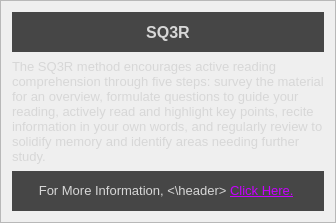
                      <widget class="QFrame" name="RPSTBubbleSQ3R">
                       <property name="sizePolicy">
                        <sizepolicy hsizetype="MinimumExpanding" vsizetype="Fixed">
                         <horstretch>0</horstretch>
                         <verstretch>0</verstretch>
                        </sizepolicy>
                       </property>
                       <property name="minimumSize">
                        <size>
                         <width>0</width>
                         <height>221</height>
                        </size>
                       </property>
                       <property name="styleSheet">
                        <string notr="true">QFrame#RPSTBubbleSQ3R
{
	background-color: rgb(90, 90, 90);

	border-style: solid;
	border-color: rgb(70, 70, 70);
	border-width: 2px;
};</string>
                       </property>
                       <property name="frameShape">
                        <enum>QFrame::StyledPanel</enum>
                       </property>
                       <property name="frameShadow">
                        <enum>QFrame::Raised</enum>
                       </property>
                       <layout class="QVBoxLayout" name="verticalLayout_17">
                        <item>
                         <widget class="QLabel" name="RPSTFillerHeader_3">
                          <property name="sizePolicy">
                           <sizepolicy hsizetype="MinimumExpanding" vsizetype="Fixed">
                            <horstretch>0</horstretch>
                            <verstretch>0</verstretch>
                           </sizepolicy>
                          </property>
                          <property name="minimumSize">
                           <size>
                            <width>120</width>
                            <height>40</height>
                           </size>
                          </property>
                          <property name="font">
                           <font>
                            <pointsize>12</pointsize>
                            <italic>false</italic>
                            <bold>true</bold>
                            <underline>false</underline>
                            <strikeout>false</strikeout>
                           </font>
                          </property>
                          <property name="styleSheet">
                           <string notr="true">background-color: rgb(70, 70, 70);
color: rgb(215, 215, 215);</string>
                          </property>
                          <property name="text">
                           <string>SQ3R</string>
                          </property>
                          <property name="alignment">
                           <set>Qt::AlignCenter</set>
                          </property>
                         </widget>
                        </item>
                        <item>
                         <widget class="QLabel" name="RPSTFillerDesc_3">
                          <property name="sizePolicy">
                           <sizepolicy hsizetype="MinimumExpanding" vsizetype="Fixed">
                            <horstretch>0</horstretch>
                            <verstretch>0</verstretch>
                           </sizepolicy>
                          </property>
                          <property name="minimumSize">
                           <size>
                            <width>0</width>
                            <height>107</height>
                           </size>
                          </property>
                          <property name="font">
                           <font>
                            <pointsize>10</pointsize>
                            <bold>false</bold>
                           </font>
                          </property>
                          <property name="styleSheet">
                           <string notr="true">color: rgb(215, 215, 215);</string>
                          </property>
                          <property name="text">
                           <string>The SQ3R method encourages active reading comprehension through five steps: survey the material for an overview, formulate questions to guide your reading, actively read and highlight key points, recite information in your own words, and regularly review to solidify memory and identify areas needing further study.</string>
                          </property>
                          <property name="wordWrap">
                           <bool>true</bool>
                          </property>
                         </widget>
                        </item>
                        <item>
                         <widget class="QLabel" name="RPSTFillerFooter_3">
                          <property name="sizePolicy">
                           <sizepolicy hsizetype="MinimumExpanding" vsizetype="Fixed">
                            <horstretch>0</horstretch>
                            <verstretch>0</verstretch>
                           </sizepolicy>
                          </property>
                          <property name="minimumSize">
                           <size>
                            <width>120</width>
                            <height>40</height>
                           </size>
                          </property>
                          <property name="font">
                           <font>
                            <pointsize>10</pointsize>
                            <italic>false</italic>
                            <bold>false</bold>
                            <underline>false</underline>
                            <strikeout>false</strikeout>
                           </font>
                          </property>
                          <property name="styleSheet">
                           <string notr="true">background-color: rgb(70, 70, 70);
color: rgb(215, 215, 215);</string>
                          </property>
                          <property name="text">
                           <string>&lt;html&gt;
&lt;header&gt;For More Information, &lt;\header&gt;
&lt;a href=&quot;https://in.nau.edu/academic-success-centers/sq3r-reading-method/&quot;&gt;&lt;span style=&quot;color:rgb(200, 0 , 255);&quot;&gt;Click Here.&lt;/a&gt;
&lt;/html&gt;</string>
                          </property>
                          <property name="textFormat">
                           <enum>Qt::RichText</enum>
                          </property>
                          <property name="alignment">
                           <set>Qt::AlignCenter</set>
                          </property>
                          <property name="openExternalLinks">
                           <bool>true</bool>
                          </property>
                         </widget>
                        </item>
                       </layout>
                      </widget>
